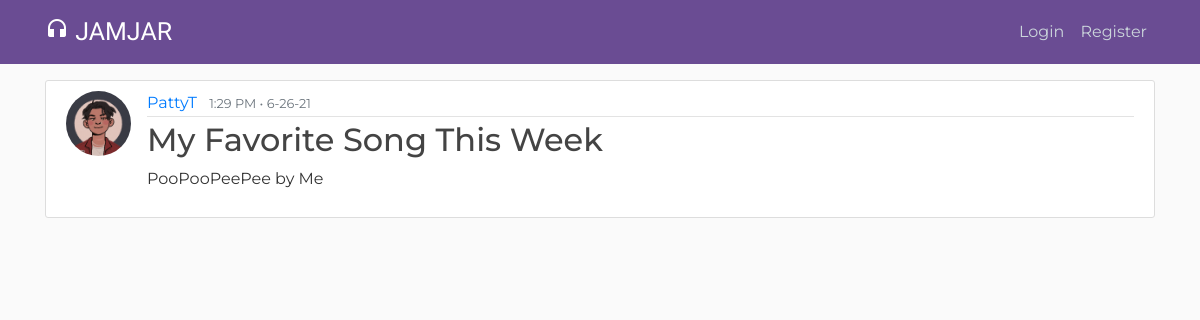
Before: / with the older database file.
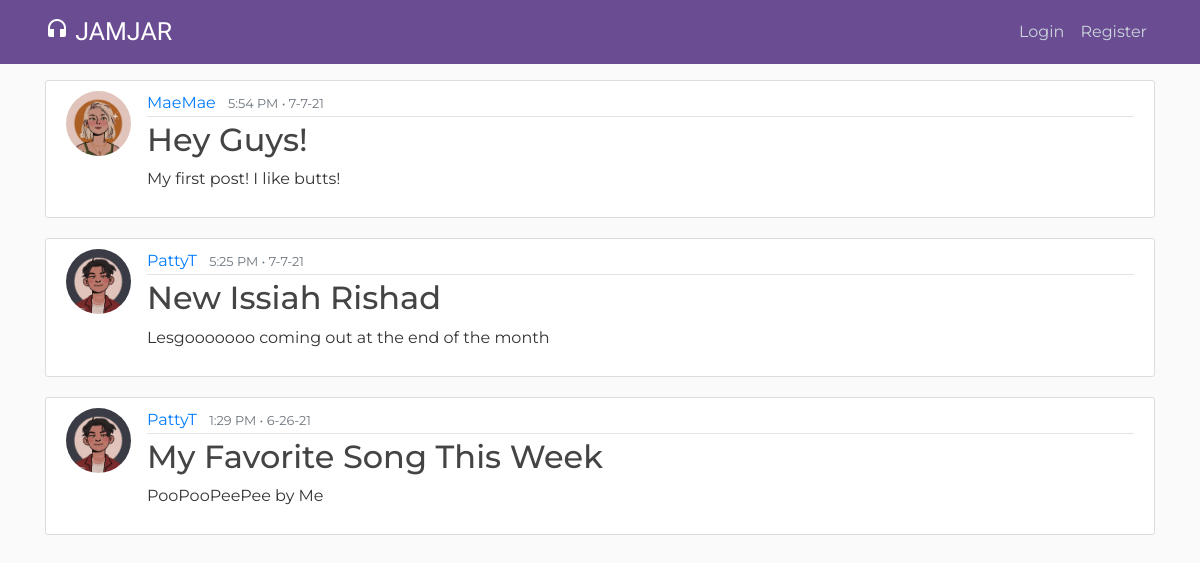
After: the same page with the newer database file.
### blog/models.py (models this page shows, shortened)
class Post(models.Model):
    title = models.CharField(max_length = 100)
    content = models.TextField()
    date_posted = models.DateTimeField(default=timezone.now)
    author = models.ForeignKey(User, on_delete = models.CASCADE)

### users/models.py (models this page shows, shortened)
class Profile(models.Model):
    user = models.OneToOneField(User, on_delete=models.CASCADE)
    image = models.ImageField(default='default.jpg', upload_to='profile_pics')

### blog/views.py (the view)
# urls.py: path('', PostListView.as_view(), name = 'blog-home'),
class PostListView(ListView):
    model = Post
    template_name = 'blog/home.html'
    context_object_name = 'posts'
    ordering = ['-date_posted']

### blog/templates/blog/home.html
{% extends "blog/base.html" %}
{% block content %}
    {% for post in posts %}
        <article class="media content-section">
            <img class = "rounded-circle article-img" src = "{{ post.author.profile.image.url }}">
            <div class="media-body">
                <div class="article-metadata">
                    <a class="mr-2" href="#">{{ post.author }}</a>
                    <small class="text-muted">{{ post.date_posted|date:"g:i A • n-j-y" }}</small>
                </div>
                <h2><a class="article-title" href="{% url 'post-detail' post.id %}">{{ post.title }}</a></h2>
                <p class="article-content">{{ post.content }}</p>
            </div>
        </article>
    {% endfor %}
{% endblock content %}

### blog/templates/blog/base.html (shortened to what this page needs)
{% load static %}
<!DOCTYPE html>
<html>
<head>
    <link rel="stylesheet" href="https://maxcdn.bootstrapcdn.com/bootstrap/4.0.0/css/bootstrap.min.css">
    <link rel="stylesheet" type = "text/css" href = "/static/blog/main.css">
</head>
<body>
    <header class="site-header">
        <nav class="navbar navbar-expand-md navbar-dark bg-jj fixed-top">
          <div class="container">
            <a class="navbar-brand mr-4 jjfont" href="/">
              <i class="material-icons">headphones</i>   JAMJAR</a>
            <div class="collapse navbar-collapse" id="navbarToggle">
              <div class="navbar-nav">
                {% if user.is_authenticated %}
                  <a class="nav-item nav-link" href="/">
                    <i class="material-icons">home</i>
                  </a>
                  <a class="nav-item nav-link" href="{% url 'post-create' %}">
                    <i class="material-icons">post_add</i>
                  </a>
                  <a class="nav-item nav-link" href="#">
                    <i class="material-icons">chat</i>
                  </a>
                  <a class="nav-link dropdown-toggle" type="button" data-toggle="dropdown" href="#" id="navbarDropdown" aria-haspopup="true" aria-expanded="false">
                    <i class="material-icons">face</i>
                  </a>
                      <div class = "dropdown-menu" aria-labelledby="navbarDropdown">
                        <a class="dropdown-item" href="{% url 'profile' %}">Profile</a>
                        <a class="dropdown-item" href="{% url 'logout' %}">Settings</a>
                        <div class="dropdown-divider"></div>
                        <a class="dropdown-item" href="{% url 'logout' %}">Logout</a>
                      </div>
                {% else %}
                  <a class="nav-item nav-link" href="{% url 'login' %}">Login</a>
                  <a class="nav-item nav-link" href="{% url 'register' %}">Register</a>
                {% endif %}
              </div>
            </div>
          </div>
        </nav>
    </header>
    <main role="main" class="container" style="height: 100vh">
        <div class="row">
          <div class="col-md-12">
            {% block content %} {% endblock %}
          </div>
        </div>
    </main>
</body>
</html>

### blog/static/blog/main.css (style rules this page uses)
body { background: #fafafa; color: #333333; margin-top: 5rem; font-family: 'Montserrat', sans-serif }
h1, h2, h3, h4, h5, h6 { color: #444444; }
.bg-jj { background-color: #6a4c93; }
.site-header .navbar-nav .nav-link { color: #cbd5db; }
.content-section { background: #ffffff; padding: 10px 20px; border: 1px solid #dddddd; border-radius: 3px; margin-bottom: 20px; }
.article-title { color: #444444; }
.article-content { white-space: pre-line; }
.article-img { height: 65px; width: 65px; margin-right: 16px; }
.article-metadata { padding-bottom: 1px; margin-bottom: 4px; border-bottom: 1px solid #e3e3e3 }
.jjfont { font-family: 'Hammersmith One', sans-serif; font-size: 25px; }

Changed rows visible on the page:
added Post: author.profile.image (picture), author "MaeMae", date_posted "5:54 PM • 7-7-21", title "Hey Guys!", content "My first post! I like butts!"
added Post: author.profile.image (picture), author "PattyT", date_posted "5:25 PM • 7-7-21", title "New Issiah Rishad", content "Lesgooooooo coming out at the end of the month"
